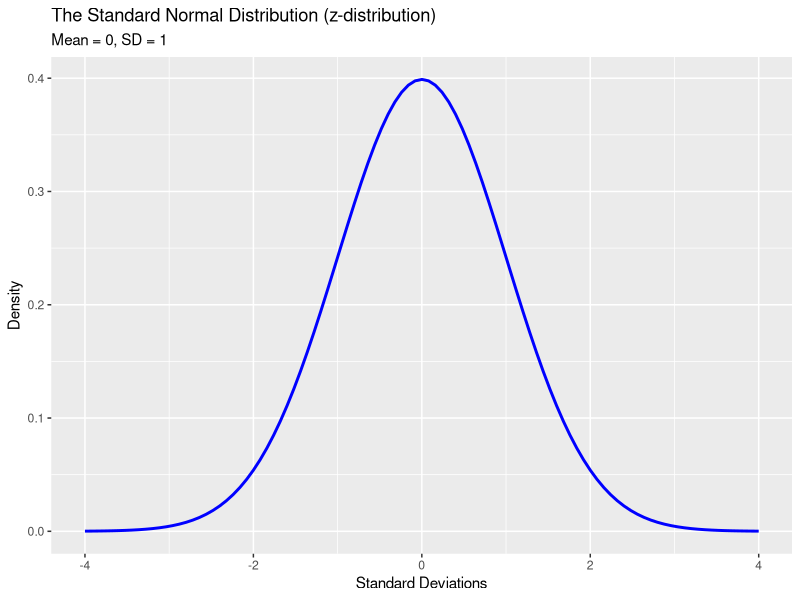
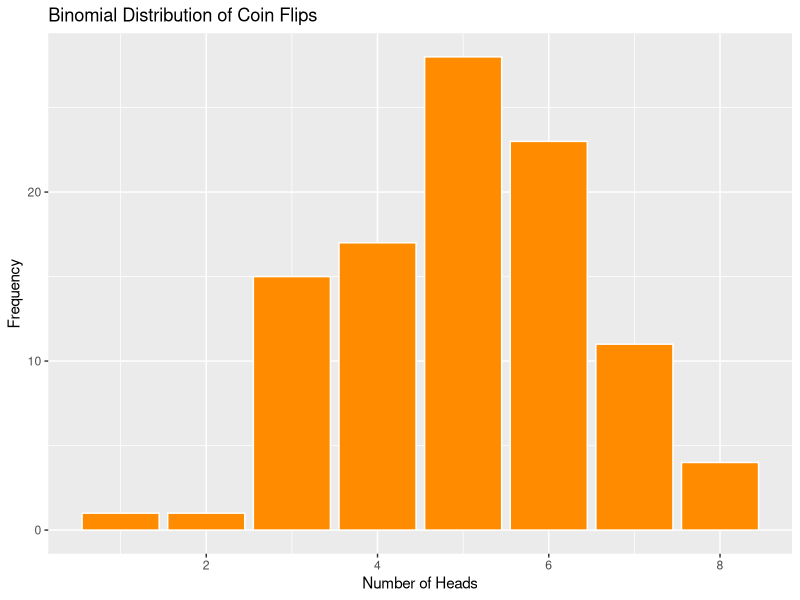
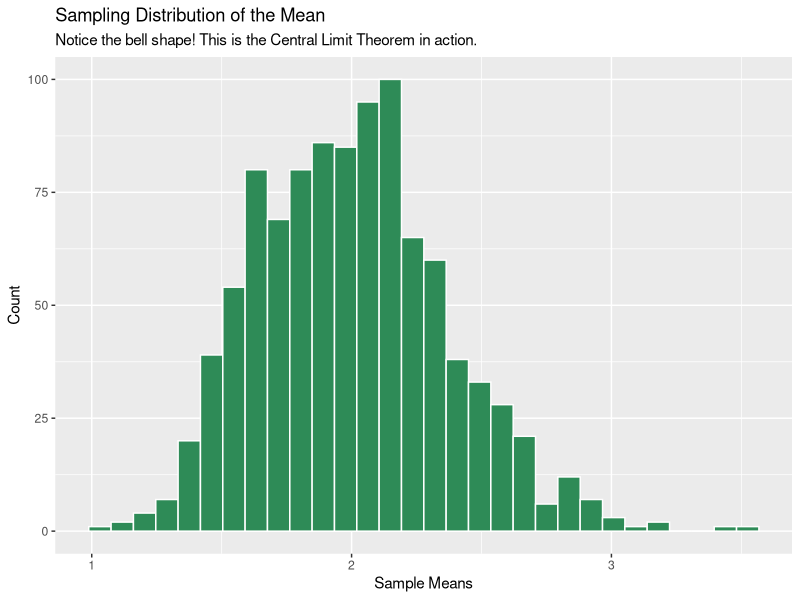

Reproduce these figures in R, in order.
## ---- chunk 1
library(tidyverse)

# Generating a theoretical normal distribution
data.frame(x = c(-4, 4)) |>
  ggplot(aes(x)) +
  stat_function(fun = dnorm, color = "blue", size = 1) +
  labs(title = "The Standard Normal Distribution (z-distribution)",
       subtitle = "Mean = 0, SD = 1",
       x = "Standard Deviations", y = "Density")
## ---- chunk 2
# Simulating 100 people flipping a coin 10 times each
flips <- rbinom(n = 100, size = 10, prob = 0.5)

ggplot(data.frame(flips), aes(x = flips)) +
  geom_bar(fill = "darkorange", color = "white") +
  labs(title = "Binomial Distribution of Coin Flips",
       x = "Number of Heads", y = "Frequency")
## ---- chunk 3
# 1. Take 1000 samples of size 30 from a random population
samples <- replicate(1000, mean(rexp(30, rate = 0.5)))

# 2. Visualize the results
ggplot(data.frame(samples), aes(x = samples)) +
  geom_histogram(fill = "seagreen", color = "white") +
  labs(title = "Sampling Distribution of the Mean",
       subtitle = "Notice the bell shape! This is the Central Limit Theorem in action.",
       x = "Sample Means", y = "Count")
## ---- chunk 4
# 1 - pnorm gives the 'right tail' (the probability of being GREATER than)
1 - pnorm(190, mean = 170, sd = 10)
